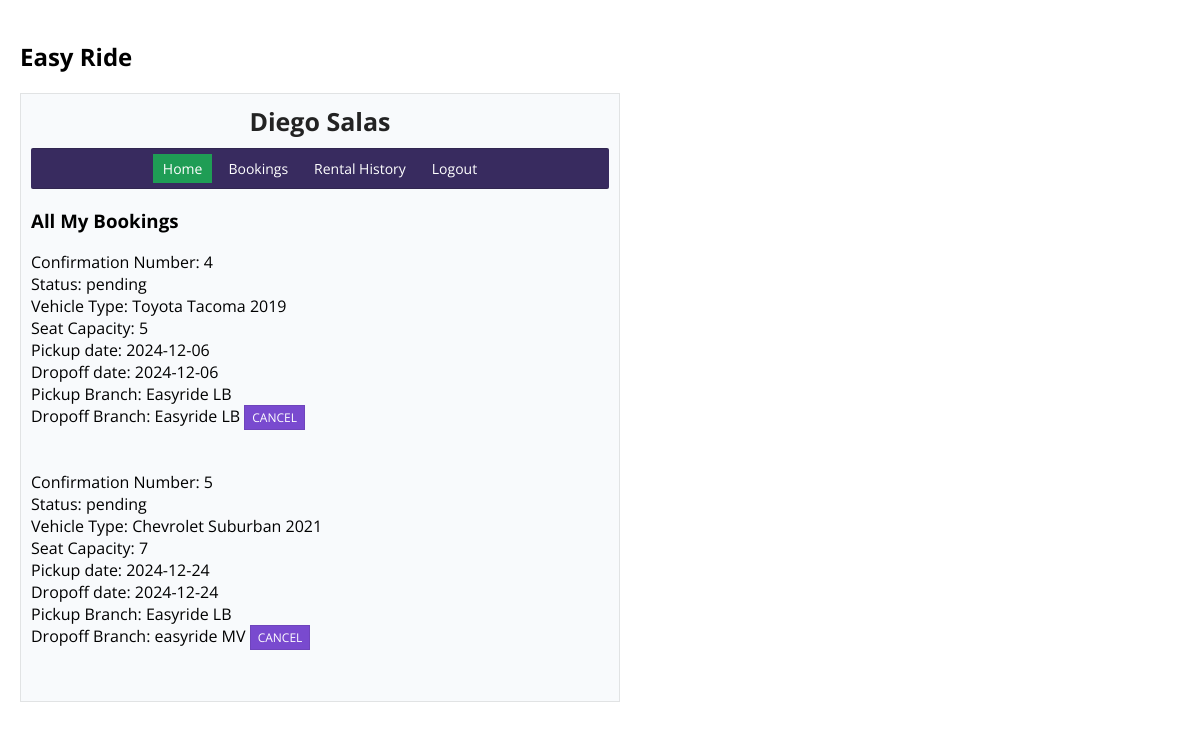
The page /mybookings.php (signed in) on the database as committed earlier.
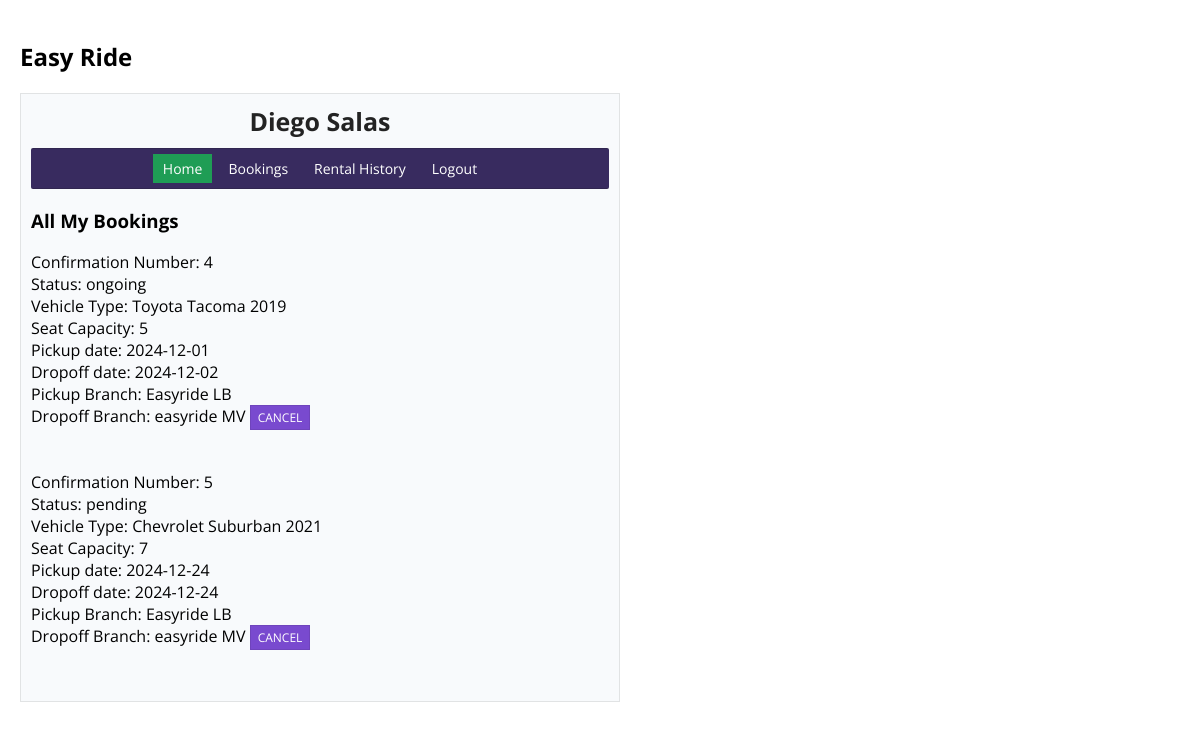
The same page on the database as committed later.
### tables this page shows
CREATE TABLE `booking` (
  `confirmation_num` int(11) NOT NULL,
  `status` varchar(25) NOT NULL DEFAULT 'pending',
  `vehicle_registration` int(11) NOT NULL,
  `pickup_date` date NOT NULL,
  `pickup_employee_email` varchar(50) DEFAULT NULL,
  `customer_id` int(11) NOT NULL,
  `drop_date` date NOT NULL,
  `drop_employee_email` varchar(50) DEFAULT NULL,
  `pickup_branch_id` int(11) NOT NULL,
  `drop_branch_id` int(11) NOT NULL,
  `amount` float(10,2) NOT NULL
);

CREATE TABLE `branch` (
  `branch_id` int(11) NOT NULL,
  `location` varchar(50) NOT NULL,
  `branch_name` varchar(50) NOT NULL
);

CREATE TABLE `vehicle` (
  `car_id` int(11) NOT NULL,
  `c_name` varchar(25) NOT NULL,
  `description` varchar(200) NOT NULL,
  `model_year` int(11) NOT NULL,
  `manufacturer` varchar(20) NOT NULL,
  `color` varchar(10) NOT NULL
);

CREATE TABLE `vehicle_details` (
  `registration_num` int(11) NOT NULL,
  `seat_capacity` int(11) NOT NULL,
  `mileage` int(11) NOT NULL,
  `rate` float(10,2) NOT NULL,
  `type_car_id` int(11) NOT NULL,
  `fuel_type_id` int(11) NOT NULL,
  `vehicle_branch_id` int(11) NOT NULL,
  `car_id` int(11) NOT NULL
);

### includes/init.php (called while the page is built, shortened)
<?php
require 'classes/user.php';
$db_obj = new Database();
$db_connection = $db_obj->dbConnection();
$user_obj = new User($db_connection);

### includes/classes/user.php (called while the page is built, shortened)
<?php
class User{
    protected $db;
    function __construct($db_connection){
        $this->db = $db_connection;
    }
    function find_user_by_id($id){
        try{
            $find_user = $this->db->prepare("SELECT * FROM `customers` WHERE customer_id = ?");
            $find_user->execute([$id]);
            if($find_user->rowCount() === 1){
                return $find_user->fetch(PDO::FETCH_OBJ);
            }
            else{
                return false;
            }
        }
        catch (PDOException $e) {
            die($e->getMessage());
        }
    }
    function all_user_bookings($id){
        try{
            $get_bookings = $this->db->prepare("SELECT confirmation_num, status, manufacturer, c_name, model_year, seat_capacity, pickup_date, drop_date, b1.branch_name as b1_branch_name, b2.branch_name as b2_branch_name, customer_id
                                                FROM `booking` as bo
                                                LEFT JOIN `vehicle_details` as vd ON
                                                vd.registration_num=bo.vehicle_registration
                                                LEFT JOIN `vehicle` as v ON v.car_id=vd.car_id
                                                LEFT JOIN `branch` as b1 ON b1.branch_id=bo.pickup_branch_id
                                                LEFT JOIN `branch` as b2 ON b2.branch_id=bo.drop_branch_id
                                                HAVING customer_id = ?");
            $get_bookings->execute([$id]);
            if($get_bookings->rowCount() > 0){
                return $get_bookings->fetchAll(PDO::FETCH_OBJ);
            }
            else{
                return false;
            }
        }
        catch (PDOException $e) {
            die($e->getMessage());
        }
    }
}
?>

### mybookings.php (the view, shortened to what this page needs)
<?php
require 'includes/init.php';
if(isset($_SESSION['customer_id']) && isset($_SESSION['email'])){
    $user_data = $user_obj->find_user_by_id($_SESSION['customer_id']);
    $all_bookings = $user_obj->all_user_bookings($_SESSION['customer_id']);
}
else{
    header('Location: logout.php');
    exit;
}
?>
<!DOCTYPE html>
<html lang="en">
<head>
    <link rel="stylesheet" href="./style.css">
</head>
<body>
	<h2>Easy Ride</h2>
    <div class="profile_container">
        <div class="inner_profile">
            <h1><?php echo  $user_data->customer_fname." ".$user_data->customer_lname;?></h1>
        </div>
        <nav>
            <ul>
                <li><a href="profile.php" rel="noopener noreferrer" class="active">Home</a></li>
                <li><a href="mybookings.php" rel="noopener noreferrer">Bookings</a></li>
                <li><a href="profile.php" rel="noopener noreferrer">Rental History</a></li>
                <li><a href="logout.php" rel="noopener noreferrer">Logout</a></li>
            </ul>
        </nav>
        <div class="all_bookings">
            <h3>All My Bookings</h3>
            <div class="usersWrapper">
                <?php
                if($all_bookings){
                    foreach($all_bookings as $row){
                        echo '<div class="bookings_box">
                                <div class="vehicle_info"><span>Confirmation Number: '.$row->confirmation_num.'</span>
                                <div class="vehicle_info"><span>Status: '.$row->status.'</span>
                                <div class="vehicle_info"><span>Vehicle Type: '.$row->manufacturer.' '.$row->c_name.' '.$row->model_year.'</span>
                                <div class="vehicle_info"><span>Seat Capacity: '.$row->seat_capacity.'</span>
                                <div class="vehicle_info"><span>Pickup date: '.$row->pickup_date.'</span>
                                <div class="vehicle_info"><span>Dropoff date: '.$row->drop_date.'</span>
                                <div class="vehicle_info"><span>Pickup Branch: '.$row->b1_branch_name.'</span>
                                <div class="vehicle_info"><span>Dropoff Branch: '.$row->b2_branch_name.'</span>
                                <span><a href="vehicle_profile.php?id='.$row->confirmation_num.'" class="see_profileBtn">Cancel</a></div>
                                <br></br>
                            </div>';
                    }
                }
                else{
                    echo '<h4>There is no bookings!</h4>';
                }
                ?>
            </div>
        </div>
    </div>
</body>
</html>

Rows that differ between the two databases and show on the page:
changed booking "Toyota": status "pending" → "ongoing"; pickup_date "2024-12-06" → "2024-12-01"; drop_date "2024-12-06" → "2024-12-02"; drop_branch.branch_name "Easyride LB" → "easyride MV"
